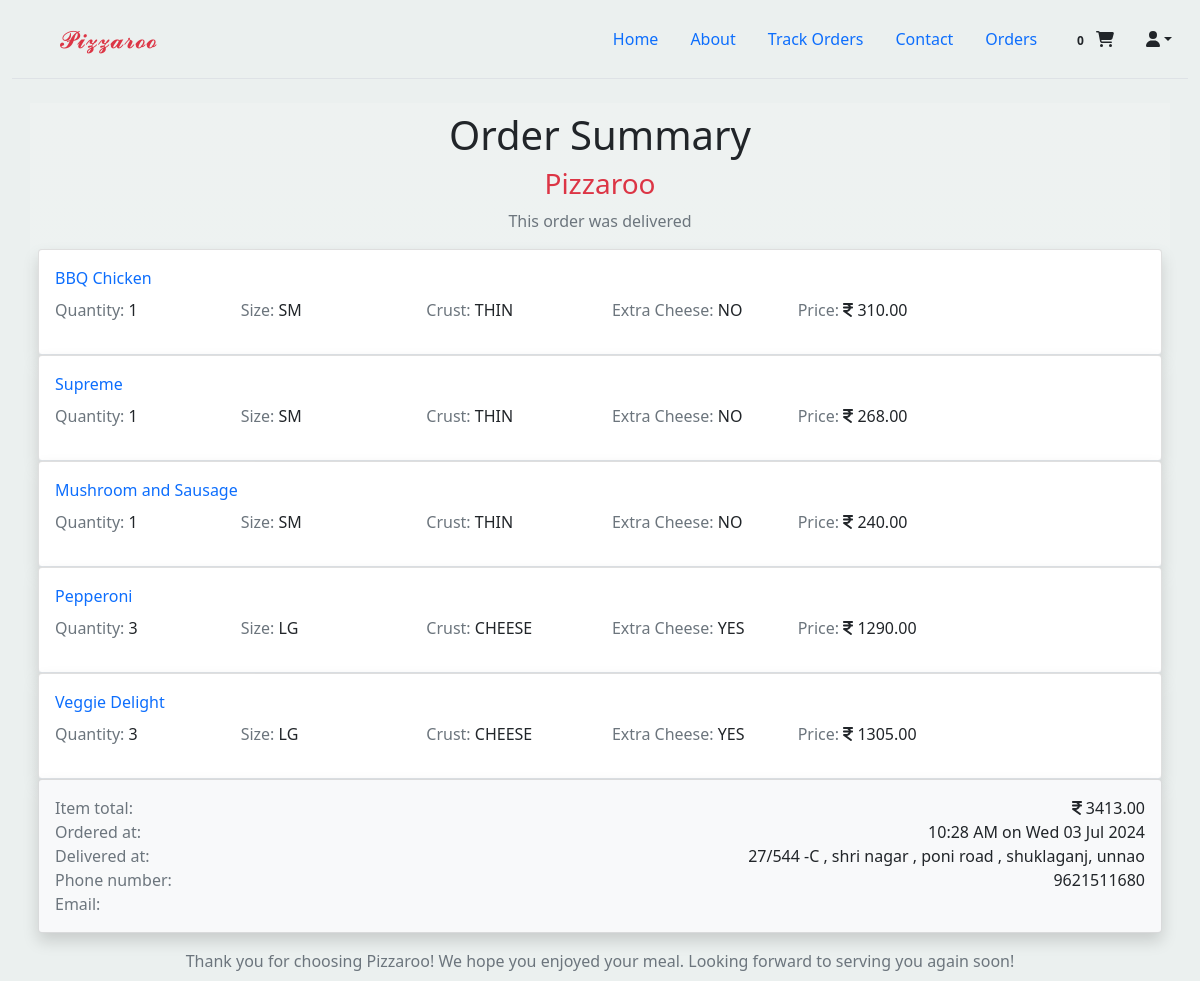
/order_details/52/ (signed in), run on the app's committed database.
### pizza/models.py (models this page shows, shortened)
class OrderPizza(models.Model):
    order = models.ForeignKey(Order, on_delete=models.CASCADE)
    pizza = models.ForeignKey(Pizza, on_delete=models.CASCADE)
    quantity = models.PositiveIntegerField(default=1)
    price = models.FloatField(default=0)  # Price of the pizza for this order

class Pizza(models.Model):
    name = models.CharField(max_length=200)
    base = models.ForeignKey(BasePrice, on_delete=models.CASCADE, default=1)
    extra_cheese = models.ForeignKey(CheesePrice, on_delete=models.CASCADE, default=1)
    size = models.ForeignKey(SizePrice, on_delete=models.CASCADE, default=1)
    toppings = models.ManyToManyField(Topping)
    images = models.ImageField(upload_to='images', help_text="Upload pizza image",
                               verbose_name="Pizza Image", default='images/default_pizza_pic.jpg',
                               blank=True ,validators=[FileExtensionValidator(allowed_extensions=['jpg', 'jpeg', 'png', 'gif'])
                                                       ])

class SizePrice(models.Model):
    size = models.CharField(max_length=10, choices=SIZE_CHOICES, unique=True)
    price = models.FloatField(default=100)

class BasePrice(models.Model):
    base_type = models.CharField(max_length=200, choices=BASE_CHOICES, unique=True)
    price = models.FloatField(default=50)

class CheesePrice(models.Model):
    cheese_option = models.CharField(max_length=10, choices=CHEESE_CHOICES, unique=True)
    price = models.FloatField(default=50)

class Order(models.Model):
    order_id = models.AutoField(primary_key=True)
    customer_name = models.ForeignKey(User, on_delete=models.DO_NOTHING)
    address = models.TextField()
    phone_number = models.CharField(max_length=15, default="1234567890")
    pizza =models.ManyToManyField(Pizza, through='OrderPizza')
    date = models.DateTimeField(default=timezone.now)
    amount = models.FloatField(default=0)
    status = models.CharField(max_length=300, choices=ORDER_STATUS_CHOICES, default="ORDER_RECEIVED")

### pizza/views.py (the view)
# urls.py: path('order_details/<int:order_id>/',views.displayOrderDetail,name="order_details"),
@login_required
def displayOrderDetail(request,order_id=None):
    if request.method=="GET":
        if order_id!=None:
            order_detail=Order.objects.get(pk=order_id,)
            order_pizzas = OrderPizza.objects.filter(order=order_detail)
        return render(request,'orderDetail.html',{'order_detail':order_detail,'order_pizzas': order_pizzas})

### templates/orderDetail.html (shortened to what this page needs)
{% extends 'base.html' %}
{% load static %}
{% block content %}
{% include 'partial/navbar.html' %}
<div class="container p-2 bg-tertiary bg-gradient" style="background-color:">
  <h1 class="text-center">Order Summary</h1>
  <h3 class="text-center text-danger">Pizzaroo</h3>
  <p class="text-muted text-center">This order was delivered</p>
  <div class="row d-flex flex-column">
    {% for order_pizza in order_pizzas %}
    <div class="col">
      <div class="card border-bottom bg-gray shadow rounded" style="background-color: ">
        <div class="card-body">
          <div class="card-title text-primary">{{ order_pizza.pizza.name }}</div>
          <div class="row">
            <p class="card-text col-lg-2 col-sm-4"><span class="text-muted">Quantity:</span> {{ order_pizza.quantity }}</p>
            <p class="card-text col-lg-2 col-sm-4"><span class="text-muted">Size:</span> {{ order_pizza.pizza.size.size }}</p>
            <p class="card-text col-lg-2 col-sm-4"><span class="text-muted">Crust:</span> {{ order_pizza.pizza.base.base_type }}</p>
            <p class="card-text col-lg-2 col-sm-4"><span class="text-muted">Extra Cheese:</span> {{ order_pizza.pizza.extra_cheese.cheese_option }}</p>
            <p class="card-text col-lg-2 col-sm-4"><span class="text-muted">Price:</span>
              <i class="fa-solid fa-indian-rupee-sign"></i> {{ order_pizza.price|floatformat:"2" }}
            </p>
          </div>
        </div>
      </div>
    </div>
    {% endfor %}
    <div class="col">
      <div class="card shadow bg-light rounded">
        <div class="card-body">
          <div class="col d-flex justify-content-between">
            <span class="text-muted">Item total:</span>
            <span><i class="fa-solid fa-indian-rupee-sign"></i> {{ order_detail.amount|floatformat:"2" }}</span>
          </div>
          <div class="col d-flex justify-content-between">
            <span class="text-muted">Ordered at:</span>
            <span>{{ order_detail.date|time:"H:i A" }} on {{ order_detail.date|date:"D d M Y" }}</span>
          </div>
          <div class="col d-flex justify-content-between">
            <span class="text-muted">Delivered at:</span>
            <span>{{ order_detail.address }}</span>
          </div>
          <div class="col d-flex justify-content-between">
            <span class="text-muted">Phone number:</span>
            <span>{{ order_detail.phone_number }}</span>
          </div>
          <div class="col d-flex justify-content-between">
            <span class="text-muted">Email:</span>
          </div>
        </div>
      </div>
      <div class="col d-flex justify-content-center mt-3">
        <span class="text-muted">Thank you for choosing Pizzaroo! We hope you enjoyed your meal. Looking forward to serving you again soon!</span>
      </div>
    </div>
  </div>
</div>
{% endblock content %}

### data on the page
OrderPizza: pizza.name "BBQ Chicken", quantity "1", pizza.size.size "SM", pizza.base.base_type "THIN", pizza.extra_cheese.cheese_option "NO", price "310.00"
OrderPizza: pizza.name "Supreme", quantity "1", pizza.size.size "SM", pizza.base.base_type "THIN", pizza.extra_cheese.cheese_option "NO", price "268.00"
OrderPizza: pizza.name "Mushroom and Sausage", quantity "1", pizza.size.size "SM", pizza.base.base_type "THIN", pizza.extra_cheese.cheese_option "NO", price "240.00"
OrderPizza: pizza.name "Pepperoni", quantity "3", pizza.size.size "LG", pizza.base.base_type "CHEESE", pizza.extra_cheese.cheese_option "YES", price "1290.00"
OrderPizza: pizza.name "Veggie Delight", quantity "3", pizza.size.size "LG", pizza.base.base_type "CHEESE", pizza.extra_cheese.cheese_option "YES", price "1305.00"
Order: amount "3413.00", date "10:28 AM", date "Wed 03 Jul 2024", address "27/544 -C , shri nagar , poni road , shuklaganj, unnao", phone_number "9621511680"
